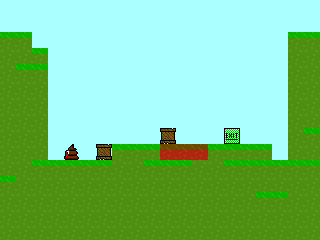

The image is a tile-based game level rendered from a .tmx file. Its description and complete source (layers, tilesets, objects, tile grids) follow:
An orthogonal 20x15 tile map with 16x16 px tiles, 4 tile layers (back, objects, front, collision), 2 tilesets.

<map version="1.2" tiledversion="1.3.4" orientation="orthogonal" renderorder="right-down" width="20" height="15" tilewidth="16" tileheight="16" infinite="0" backgroundcolor="#aaffff" nextlayerid="7" nextobjectid="3">
 <editorsettings>
  <export target="map0.csv" format="csv" />
 </editorsettings>
 <tileset firstgid="1" source="tiles.tsx" />
 <tileset firstgid="257" source="collision.tsx" />
 <layer id="1" name="back" width="20" height="15">
  <data encoding="csv">
1,1,1,1,1,1,1,1,1,1,1,1,1,1,1,1,1,1,1,1,
1,1,1,1,1,1,1,1,1,1,1,1,1,1,1,1,1,1,1,1,
2,2,1,1,1,1,1,1,1,1,1,1,1,1,1,1,1,1,2,2,
18,18,2,1,1,1,1,1,1,1,1,1,1,1,1,1,1,1,18,18,
18,2,2,1,1,1,1,1,1,1,1,1,1,1,1,1,1,1,18,18,
18,18,18,1,1,1,1,1,1,1,1,1,1,1,1,1,1,1,18,18,
18,18,18,1,1,1,1,1,1,1,1,1,1,1,1,1,1,1,18,18,
18,18,18,1,1,1,1,1,1,1,1,1,1,1,1,1,1,1,18,18,
18,18,18,1,1,1,1,1,1,1,1,1,1,1,1,1,1,1,18,2,
18,18,18,1,1,1,1,2,2,2,2,2,2,2,2,2,2,1,18,18,
18,18,2,2,2,2,2,18,18,2,2,2,18,18,2,2,2,2,2,2,
2,18,18,18,18,18,18,18,18,18,18,18,18,18,18,18,18,18,18,18,
18,18,18,18,18,18,18,18,18,18,18,18,18,18,18,18,2,2,18,18,
18,18,18,18,18,18,18,18,18,18,18,18,18,18,18,18,18,18,18,18,
18,18,18,18,18,18,18,18,18,18,18,18,18,18,18,18,18,18,18,18
</data>
 </layer>
 <layer id="6" name="objects" width="20" height="15">
  <data encoding="csv">
0,0,0,0,0,0,0,0,0,0,0,0,0,0,0,0,0,0,0,0,
0,0,0,0,0,0,0,0,0,0,0,0,0,0,0,0,0,0,0,0,
0,0,0,0,0,0,0,0,0,0,0,0,0,0,0,0,0,0,0,0,
0,0,0,0,0,0,0,0,0,0,0,0,0,0,0,0,0,0,0,0,
0,0,0,0,0,0,0,0,0,0,0,0,0,0,0,0,0,0,0,0,
0,0,0,0,0,0,0,0,0,0,0,0,0,0,0,0,0,0,0,0,
0,0,0,0,0,0,0,0,0,0,0,0,0,0,0,0,0,0,0,0,
0,0,0,0,0,0,0,0,0,0,0,0,0,0,0,0,0,0,0,0,
0,0,0,0,0,0,0,0,0,0,4,0,0,0,7,0,0,0,0,0,
0,0,0,0,5,0,4,0,0,0,0,0,0,0,0,0,0,0,0,0,
0,0,0,0,0,0,0,0,0,0,0,0,0,0,0,0,0,0,0,0,
0,0,0,0,0,0,0,0,0,0,0,0,0,0,0,0,0,0,0,0,
0,0,0,0,0,0,0,0,0,0,0,0,0,0,0,0,0,0,0,0,
0,0,0,0,0,0,0,0,0,0,0,0,0,0,0,0,0,0,0,0,
0,0,0,0,0,0,0,0,0,0,0,0,0,0,0,0,0,0,0,0
</data>
 </layer>
 <layer id="4" name="front" width="20" height="15">
  <data encoding="csv">
0,0,0,0,0,0,0,0,0,0,0,0,0,0,0,0,0,0,0,0,
0,0,0,0,0,0,0,0,0,0,0,0,0,0,0,0,0,0,0,0,
0,0,0,0,0,0,0,0,0,0,0,0,0,0,0,0,0,0,0,0,
0,0,0,0,0,0,0,0,0,0,0,0,0,0,0,0,0,0,0,0,
0,0,0,0,0,0,0,0,0,0,0,0,0,0,0,0,0,0,0,0,
0,0,0,0,0,0,0,0,0,0,0,0,0,0,0,0,0,0,0,0,
0,0,0,0,0,0,0,0,0,0,0,0,0,0,0,0,0,0,0,0,
0,0,0,0,0,0,0,0,0,0,0,0,0,0,0,0,0,0,0,0,
0,0,0,0,0,0,0,0,260,0,0,0,0,0,1,0,0,0,0,0,
0,0,0,0,0,0,0,0,0,0,0,0,0,0,0,0,0,0,0,0,
0,0,0,0,0,0,0,0,0,0,0,0,0,0,0,0,0,0,0,0,
0,0,0,0,0,0,0,0,0,0,0,0,0,0,0,0,0,0,0,0,
0,0,0,0,0,0,0,0,0,0,0,0,0,0,0,0,0,0,0,0,
0,0,0,0,0,0,0,0,0,0,0,0,0,0,0,0,0,0,0,0,
0,0,0,0,0,0,0,0,0,0,0,0,0,0,0,0,0,0,0,0
</data>
 </layer>
 <layer id="5" name="collision" width="20" height="15" opacity="0.41">
  <data encoding="csv">
0,0,0,0,0,0,0,0,0,0,0,0,0,0,0,0,0,0,0,0,
0,0,0,0,0,0,0,0,0,0,0,0,0,0,0,0,0,0,0,0,
258,258,0,0,0,0,0,0,0,0,0,0,0,0,0,0,0,0,258,258,
258,258,258,0,0,0,0,0,0,0,0,0,0,0,0,0,0,0,258,258,
258,258,258,0,0,0,0,0,0,0,0,0,0,0,0,0,0,0,258,258,
258,258,258,0,0,0,0,0,0,0,0,0,0,0,0,0,0,0,258,258,
258,258,258,0,0,0,0,0,0,0,0,0,0,0,0,0,0,0,258,258,
258,258,258,0,0,0,0,0,0,0,0,0,0,0,0,0,0,0,258,258,
258,258,258,0,0,0,0,0,0,0,0,0,0,0,1,0,0,0,258,258,
258,258,258,0,0,0,0,258,258,258,259,259,259,258,258,258,258,0,258,258,
258,258,258,258,258,258,258,258,258,258,258,258,258,258,258,258,258,258,258,258,
258,258,258,258,258,258,258,258,258,258,258,258,258,258,258,258,258,258,258,258,
258,258,258,258,258,258,258,258,258,258,258,258,258,258,258,258,258,258,258,258,
258,258,258,258,258,258,258,258,258,258,258,258,258,258,258,258,258,258,258,258,
258,258,258,258,258,258,258,258,258,258,258,258,258,258,258,258,258,258,258,258
</data>
 </layer>
</map>